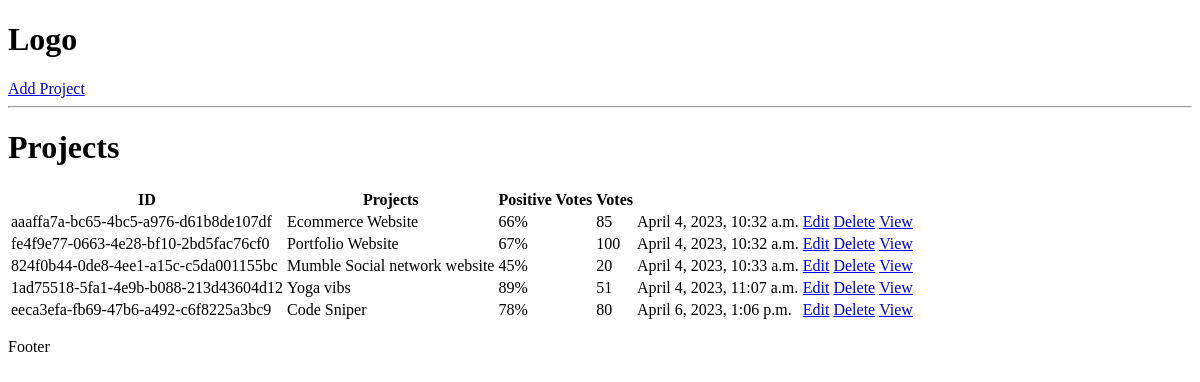
Before: / with the older database file.
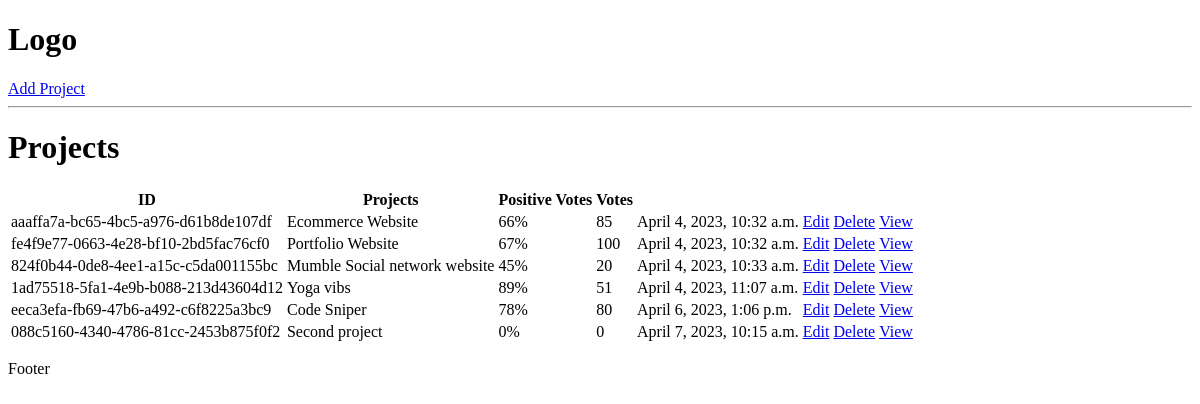
After: the same page with the newer database file.
### projects/models.py (models this page shows, shortened)
class Project(models.Model):
    title = models.CharField(max_length=200)
    description = models.TextField(null=True, blank=True)
    demo_link = models.CharField(max_length=2000, null=True, blank=True)
    source_link = models.CharField(max_length=2000, null=True, blank=True)
    tags = models.ManyToManyField('Tag', blank=True)
    vote_total = models.IntegerField(default=0, null=True, blank=True)
    vote_ratio = models.IntegerField(default=0, null=True, blank=True)
    created = models.DateTimeField(auto_now_add=True)
    id = models.UUIDField(default=uuid.uuid4, unique=True,
                          primary_key=True, editable=False)

### projects/views.py (the view)
# urls.py: path('', include('projects.urls'))
def projects(request):
    projects = Project.objects.all()
    context = {'projects':projects}
    return render(request, 'projects/projects.html', context)

### projects/templates/projects/projects.html
{% extends 'main.html' %}
{% block content %}
<h1>Projects</h1>
<table>
    <tr>
        <th>ID</th>
        <th>Projects</th>
        <th>Positive Votes</th>
        <th>Votes</th>
        <th></th>
        <th></th>
    </tr>
    {% for project in projects %}
    <tr>
        <td>{{project.id}}</td>
        <td>{{project.title}}</td>
        <td> {{project.vote_ratio}}%</td>
        <td>{{project.vote_total}}</td>
        <td>{{project.created}}</td>
        <td><a href="{% url 'update-project' project.id %}">Edit</a></td>
        <td><a href="{% url 'delete-project' project.id %}">Delete</a></td>
        <td><a href="{% url 'project' project.id %}">View</a></td>
    </tr>
    {% endfor %}
</table>
{% endblock content %}

### templates/main.html (shortened to what this page needs)
<!DOCTYPE html>
<html lang="en">
<head>
</head>
<body>
    {% include 'navbar.html' %}
    {% block content %}
    {% endblock content %}
    <p>Footer</p>
</body>
</html>

### templates/navbar.html
<h1>Logo</h1>
<a href="{% url 'create-project' %}">Add Project</a>
<hr>

Changed rows visible on the page:
added Project: id "088c5160-4340-4786-81cc-2453b875f0f2", title "Second project", vote_ratio "0", vote_total "0", created "April 7, 2023, 10:15 a.m."
